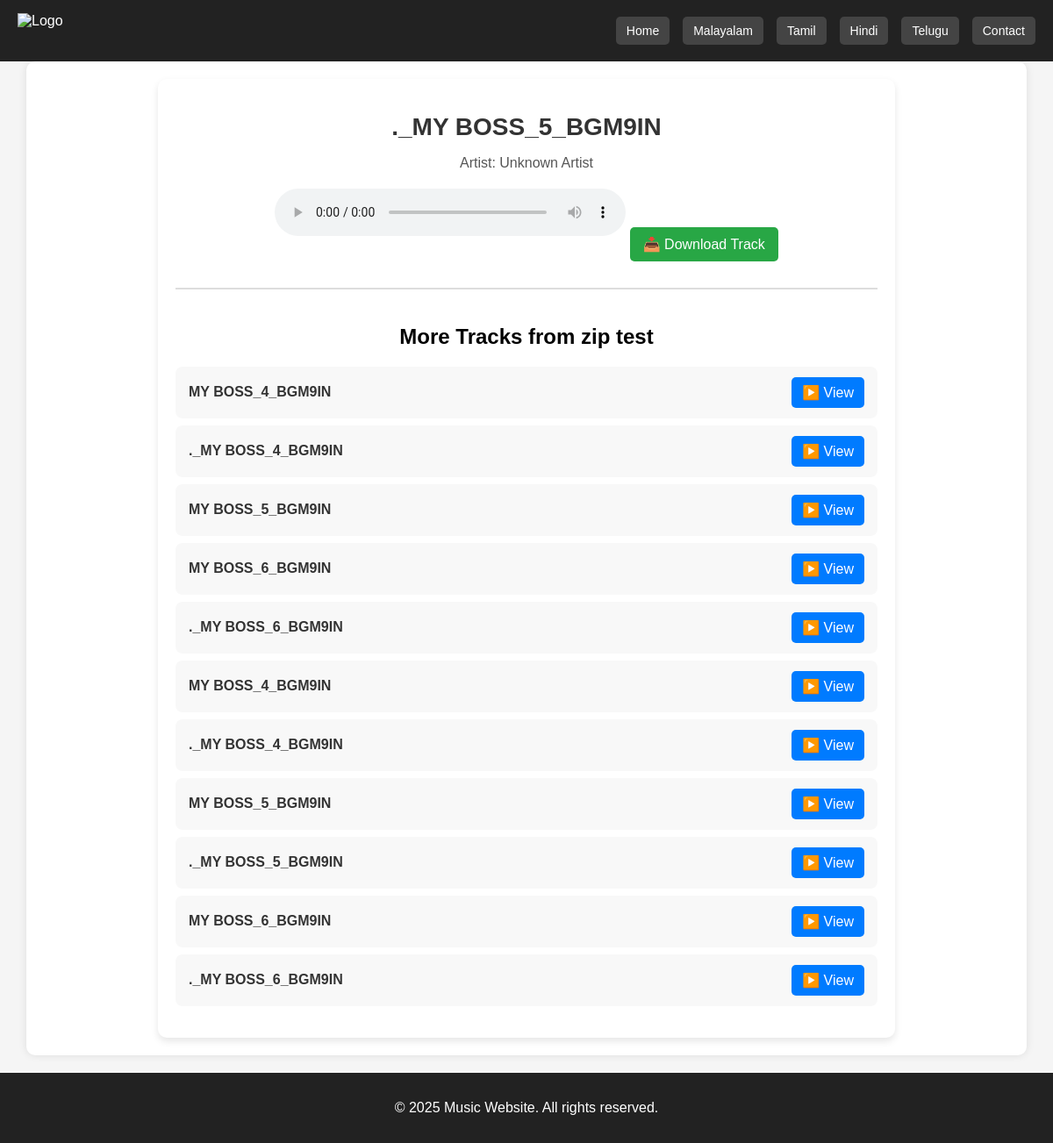
The app's page /track/8/ with its own data.
### music/models.py (models this page shows, shortened)
class Music(models.Model):
    title = models.CharField(max_length=255)
    artist = models.CharField(max_length=255, default="Unknown Artist")
    album = models.ForeignKey(Album, on_delete=models.CASCADE, related_name="tracks", blank=True, null=True)
    file = models.FileField(upload_to='music_files/', help_text="Upload MP3 files")
    cover_image = models.ImageField(upload_to='music_covers/', blank=True, null=True, help_text="Upload an image for the track")

class Album(models.Model):
    title = models.CharField(max_length=255, unique=True)
    category = models.ForeignKey(Category, on_delete=models.SET_NULL, null=True, blank=True, related_name="albums")
    cover_image = models.ImageField(upload_to='album_covers/', blank=True, null=True, help_text="Upload an album cover")
    zip_file = models.FileField(upload_to='album_zips/', blank=True, null=True, help_text="Upload a ZIP file containing MP3s")

### music/views.py (the view)
# urls.py: path('track/<int:track_id>/', track_detail, name='track_detail'),
def track_detail(request, track_id):
    track = get_object_or_404(Music, id=track_id)
    album_tracks = track.album.tracks.exclude(id=track.id) if track.album else []
    ads = get_ad_settings()
    return render(request, 'track_detail.html', {'track': track, 'album_tracks': album_tracks, 'ads': ads})

### music/views.py (called while the page is built)
def get_ad_settings():
    return AdSettings.objects.first()

### music/templates/music/track_detail.html (shortened to what this page needs)
{% extends 'base.html' %}
{% block content %}
<div class="track-container">
    <h1 class="track-title">{{ track.title }}</h1>
    <p class="track-info">Artist: {{ track.artist }}</p>
    <audio controls class="audio-player">
        <source src="{{ track.file.url }}" type="audio/mpeg">
    </audio>
    <a href="{{ track.file.url }}" download class="download-btn">📥 Download Track</a>
    {% if album_tracks %}
    <div class="other-tracks">
        <h2>More Tracks from {{ track.album.title }}</h2>
        <ul class="track-list">
            {% for other_track in album_tracks %}
                <li class="track-item">
                    <span class="track-name">{{ other_track.title }}</span>
                    <a href="{% url 'track_detail' other_track.id %}" class="view-btn">▶️ View</a>
                </li>
            {% endfor %}
        </ul>
    </div>
    {% endif %}
</div>
{% endblock %}

### music/templates/music/base.html (style rules this page uses)
body { font-family: Arial, sans-serif; margin: 0; padding: 0; background: #f5f5f5; }

### music/templates/music/track_detail.html (style rules this page uses)
.track-container { max-width: 800px; margin: auto; padding: 20px; background: #fff; border-radius: 10px; box-shadow: 0 4px 8px rgba(0, 0, 0, 0.1); text-align: center; }
.track-title { font-size: 28px; font-weight: bold; margin-bottom: 10px; color: #333; }
.track-info { font-size: 16px; color: #555; margin-bottom: 20px; }
.audio-player { width: 100%; max-width: 400px; margin: auto; margin-bottom: 15px; }
.download-btn { display: inline-block; text-decoration: none; color: white; background: #28a745; padding: 10px 15px; border-radius: 5px; transition: 0.3s; font-size: 16px; }
.other-tracks { margin-top: 30px; padding-top: 20px; border-top: 2px solid #ddd; }
.track-list { list-style: none; padding: 0; }
.track-item { display: flex; align-items: center; justify-content: space-between; padding: 12px 15px; margin: 8px 0; background: #f8f8f8; border-radius: 8px; transition: 0.3s; }
.track-name { font-size: 16px; font-weight: bold; color: #333; }
.view-btn { text-decoration: none; color: white; background: #007bff; padding: 8px 12px; border-radius: 5px; transition: 0.3s; }

### records on screen
Music: title "._MY BOSS_5_BGM9IN", artist "Unknown Artist", album "zip test"
Music: title "MY BOSS_4_BGM9IN"
Music: title "._MY BOSS_4_BGM9IN"
Music: title "MY BOSS_5_BGM9IN"
Music: title "MY BOSS_6_BGM9IN"
Music: title "._MY BOSS_6_BGM9IN"
Music: title "MY BOSS_4_BGM9IN"
Music: title "._MY BOSS_4_BGM9IN"
Music: title "MY BOSS_5_BGM9IN"
Music: title "._MY BOSS_5_BGM9IN"
Music: title "MY BOSS_6_BGM9IN"
Music: title "._MY BOSS_6_BGM9IN"
